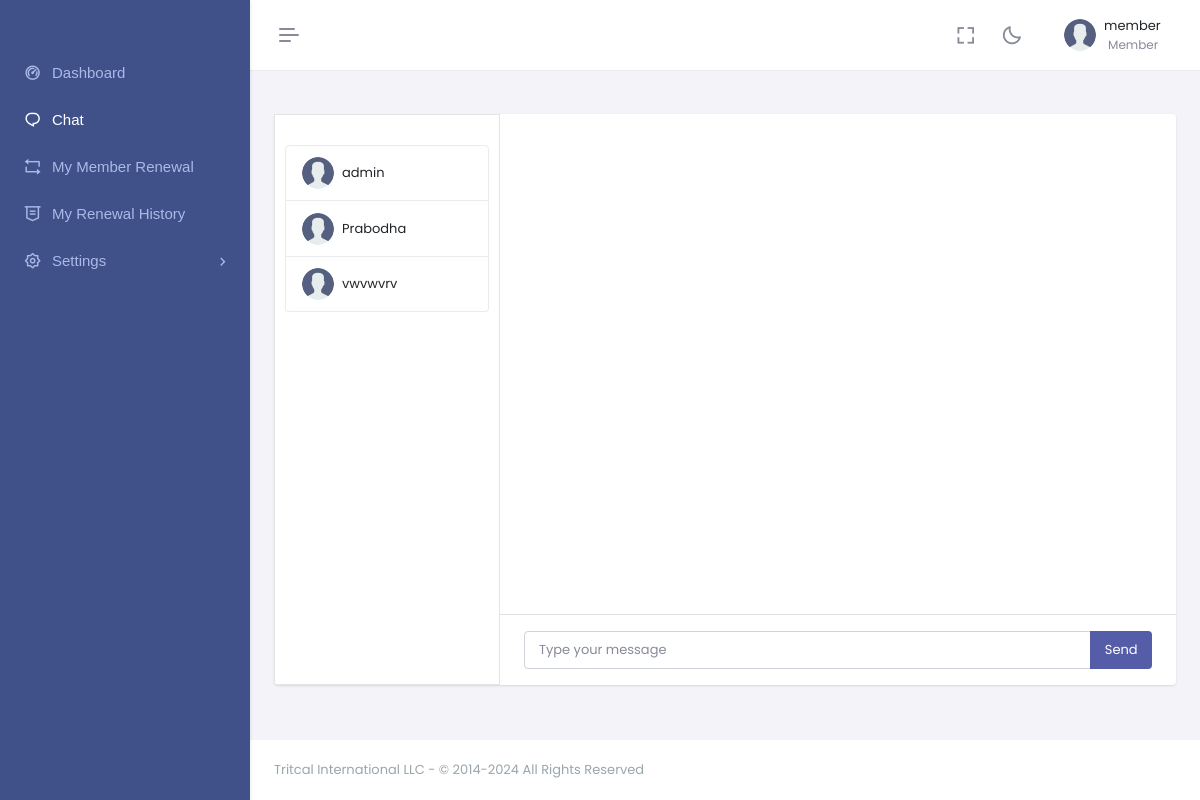
The page /member_chat.php (signed in) on the database as committed earlier.
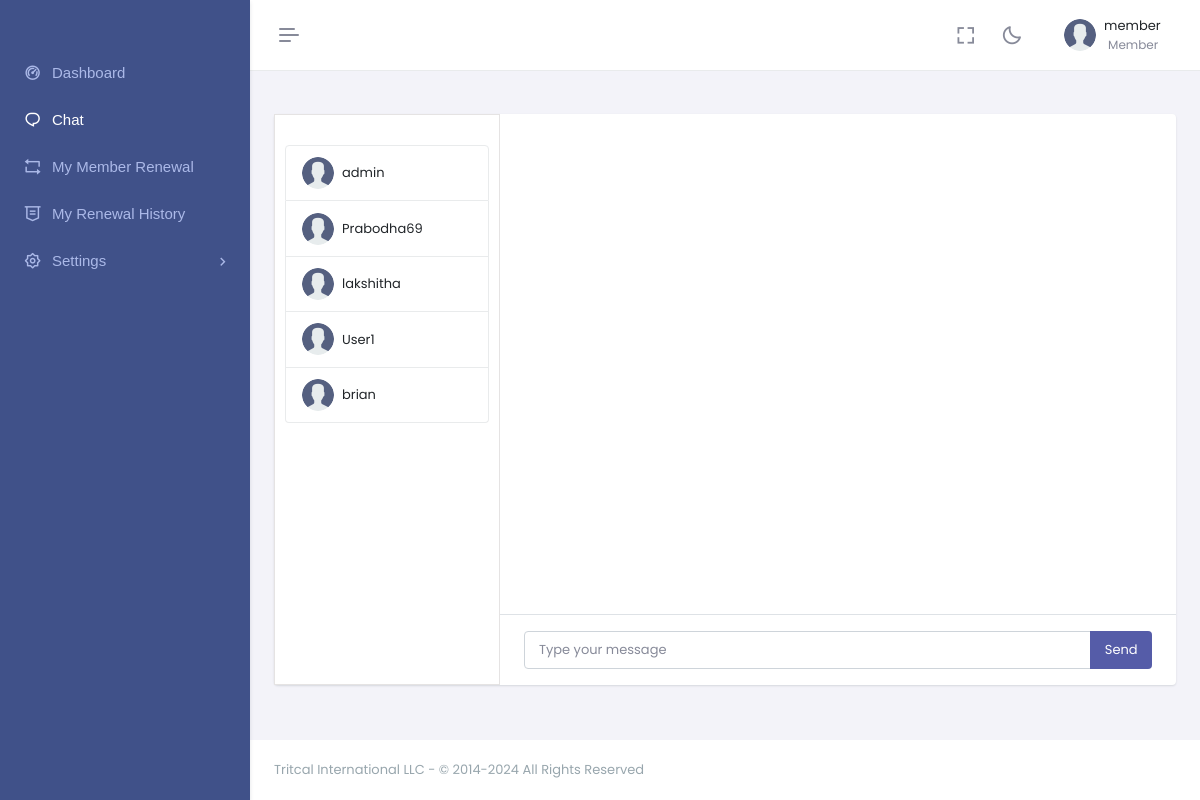
The same page on the database as committed later.
### tables this page shows
CREATE TABLE `members` (
  `member_id` int(11) NOT NULL,
  `member_username` varchar(255) NOT NULL,
  `member_first_name` varchar(255) NOT NULL,
  `member_last_name` varchar(255) NOT NULL,
  `member_id_no` varchar(255) NOT NULL,
  `member_batch` varchar(255) DEFAULT NULL,
  `member_address` varchar(255) DEFAULT NULL,
  `member_address_line2` varchar(255) DEFAULT NULL,
  `member_nic` varchar(255) DEFAULT NULL,
  `role` varchar(255) DEFAULT NULL,
  `member_wrokplace` varchar(255) DEFAULT NULL,
  `member_designation` varchar(255) DEFAULT NULL,
  `member_email` varchar(255) NOT NULL,
  `contact_number` int(11) NOT NULL,
  `password` varchar(255) NOT NULL,
  `confirm_password` varchar(255) NOT NULL,
  `status` varchar(255) DEFAULT NULL
);

### member_chat.php (the view, shortened to what this page needs)
<?php
require 'db.php';
$member_id = $_SESSION['member_id'];
$selected_member_id = isset($_GET['receiver_id']) ? intval($_GET['receiver_id']) : null;
?>
<!doctype html>
<html lang="en" data-layout="vertical" data-topbar="light" data-sidebar="dark" data-sidebar-size="lg"
    data-sidebar-image="none" data-preloader="disable" data-theme="default" data-theme-colors="default">
<head>
    <link rel="stylesheet" href="assets/libs/glightbox/css/glightbox.min.css">
    <link href="assets/css/bootstrap.min.css" rel="stylesheet" type="text/css" />
    <link href="assets/css/icons.min.css" rel="stylesheet" type="text/css" />
    <link href="assets/css/app.min.css" rel="stylesheet" type="text/css" />
    <link href="assets/css/custom.min.css" rel="stylesheet" type="text/css" />
    <link href="assets/css/chat.css" rel="stylesheet" type="text/css" />
</head>
<body>
    <div id="layout-wrapper">
        <?php include './inc/member_header.php'; ?>
        <?php include './inc/member_sidebar.php'; ?>
        <div class="main-content">
            <div class="page-content">
                <div class="container-fluid">
                    <main class="content">
                        <div class="container p-0" >
                            <div class="card" >
                                <form id="messageForm">
                                    <div class="row g-0"  >
                                        <div class="col-12 col-lg-5 col-xl-3 border-right"
                                            style="border: 1px solid #e5e3e3; padding:10px; padding-top:30px; ">
                                            <ul class="list-group" style="cursor:pointer;" >
                                                <?php
                                                $result = $conn->query("SELECT member_id, member_username FROM members WHERE member_id != $member_id");
                                                while ($row = $result->fetch_assoc()) {
                                                    $activeClass = ($selected_member_id == $row['member_id']) ? 'active' : '';
                                                    echo "<li class='list-group-item $activeClass' data-id='{$row['member_id']}'>
                                                            <div class='d-flex align-items-center'>
                                                                <img src='assets/images/users/user.png' class='avatar-xs rounded-circle' alt=''>
                                                                <div class='flex-grow-1 ms-2'>{$row['member_username']}</div>
                                                            </div>
                                                        </li>";
                                                }
                                                ?>
                                            </ul>
                                        </div>
                                        <div class="col-12 col-lg-7 col-xl-9" >
                                            <div class="chat-messages p-4" id="chatMessages" style="height:500px;" >
                                            </div>
                                            <div class="flex-grow-0 py-3 px-4 border-top">
                                                <div class="input-group">
                                                    <input type="text" class="form-control" name="massege_description"
                                                        placeholder="Type your message" required>
                                                    <button type="submit" class="btn btn-primary">Send</button>
                                                </div>
                                            </div>
                                        </div>
                                    </div>
                                </form>
                            </div>
                        </div>
                    </main>
                </div>
            </div>
            <?php include './inc/dash_footer.php';?>
        </div>
</body>
</html>

Rows that differ between the two databases and show on the page:
changed members: member_username "Prabodha" → "Prabodha69"
changed members: member_username "vwvwvrv" → "lakshitha"
added members: member_username "User1"
added members: member_username "brian"
